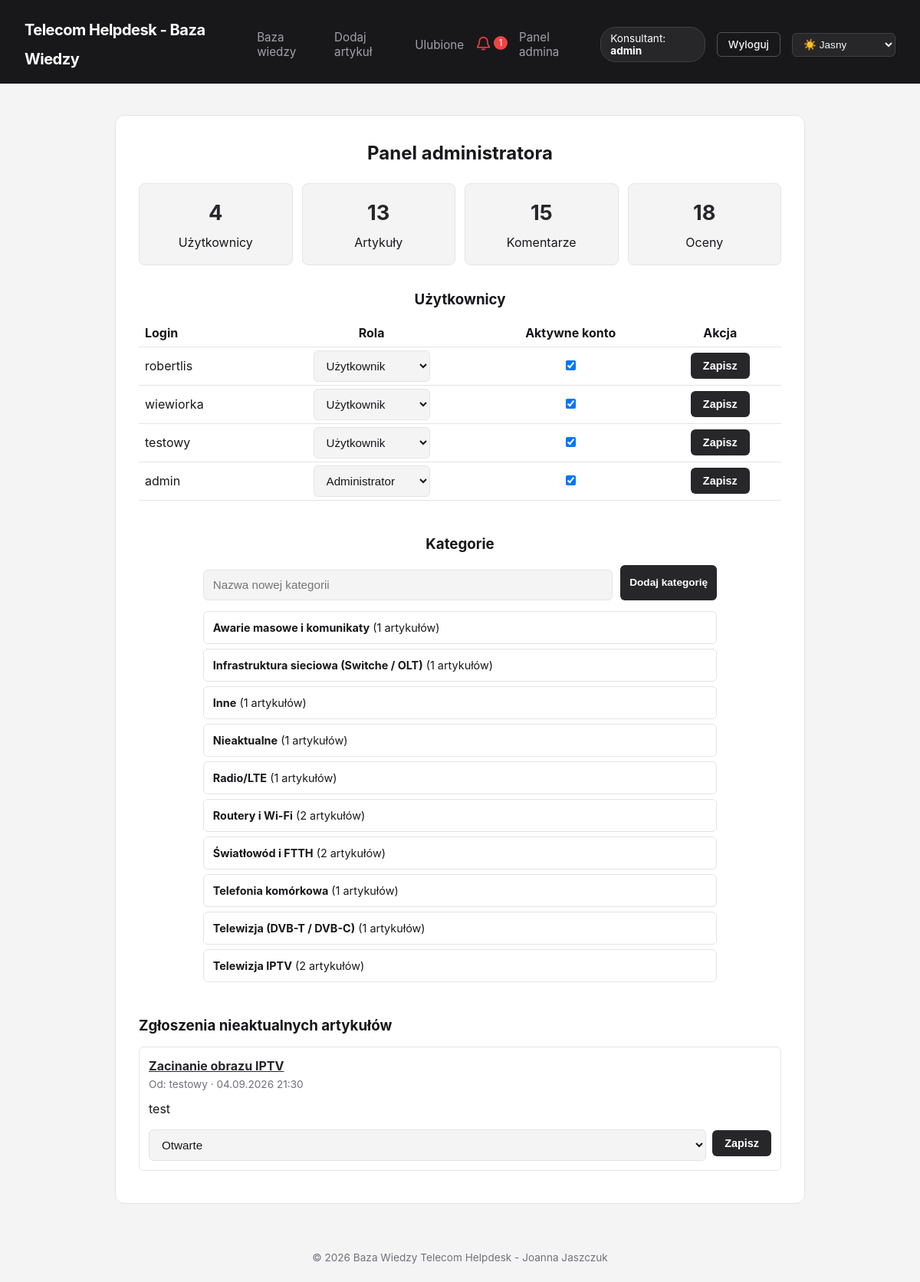
/admin.php (signed in), run on the app's committed database.
### tables this page shows
CREATE TABLE `users` (
  `id` int(11) NOT NULL,
  `username` varchar(50) NOT NULL,
  `password` varchar(255) NOT NULL,
  `role` varchar(20) NOT NULL DEFAULT 'user',
  `is_active` tinyint(1) NOT NULL DEFAULT 1,
  `created_at` timestamp NOT NULL DEFAULT current_timestamp()
);

CREATE TABLE `categories` (
  `id` int(11) NOT NULL,
  `name` varchar(100) NOT NULL
);

CREATE TABLE `article_reports` (
  `id` int(11) NOT NULL,
  `article_id` int(11) NOT NULL,
  `reporter_id` int(11) NOT NULL,
  `reason` text NOT NULL,
  `status` enum('open','resolved','rejected') NOT NULL DEFAULT 'open',
  `resolved_by` int(11) DEFAULT NULL,
  `created_at` timestamp NOT NULL DEFAULT current_timestamp()
);

CREATE TABLE `articles` (
  `id` int(11) NOT NULL,
  `title` varchar(255) NOT NULL,
  `content` text NOT NULL,
  `image` varchar(255) DEFAULT NULL,
  `category_id` int(11) NOT NULL,
  `user_id` int(11) NOT NULL,
  `is_pinned` tinyint(1) NOT NULL DEFAULT 0,
  `is_archived` tinyint(1) NOT NULL DEFAULT 0,
  `created_at` timestamp NOT NULL DEFAULT current_timestamp()
);

### admin.php (the view, shortened to what this page needs)
<?php
require_once 'includes/db.php';
$stats = [
    'users' => (int)$pdo->query('SELECT COUNT(*) FROM users')->fetchColumn(),
    'articles' => (int)$pdo->query('SELECT COUNT(*) FROM articles')->fetchColumn(),
    'comments' => (int)$pdo->query('SELECT COUNT(*) FROM comments')->fetchColumn(),
    'ratings' => (int)$pdo->query('SELECT COUNT(*) FROM ratings')->fetchColumn(),
];
$users = $pdo->query('SELECT id, username, role, is_active, created_at FROM users ORDER BY created_at DESC')->fetchAll();
$categories = $pdo->query(
    'SELECT c.id, c.name, COUNT(a.id) AS article_count
     FROM categories c
     LEFT JOIN articles a ON a.category_id = c.id
     GROUP BY c.id
     ORDER BY c.name ASC'
)->fetchAll();
$reports = $pdo->query(
    'SELECT ar.id, ar.reason, ar.status, ar.created_at, a.id AS article_id, a.title,
            u.username AS reporter
     FROM article_reports ar
     JOIN articles a ON a.id = ar.article_id
     JOIN users u ON u.id = ar.reporter_id
     WHERE ar.status = "open"
     ORDER BY ar.created_at DESC'
)->fetchAll();
require_once 'includes/header.php';
?>
<h2 class="page-heading">Panel administratora</h2>
<section class="admin-stats">
    <?php foreach (['users' => 'Użytkownicy', 'articles' => 'Artykuły', 'comments' => 'Komentarze', 'ratings' => 'Oceny'] as $key => $label): ?>
        <div class="admin-stat">
            <strong><?= $stats[$key] ?></strong>
            <span><?= $label ?></span>
        </div>
    <?php endforeach; ?>
</section>
<section class="admin-section admin-users-section">
    <h3>Użytkownicy</h3>
    <div class="admin-table-wrapper">
        <table class="admin-table">
            <thead><tr><th>Login</th><th>Rola</th><th>Aktywne konto</th><th>Akcja</th></tr></thead>
            <tbody>
            <?php foreach ($users as $user): ?>
                <tr>
                    <td><?= htmlspecialchars($user['username']) ?></td>
                    <td>
                        <select name="role" form="user-form-<?= $user['id'] ?>">
                                <option value="user" <?= $user['role'] === 'user' ? 'selected' : '' ?>>Użytkownik</option>
                                <option value="admin" <?= $user['role'] === 'admin' ? 'selected' : '' ?>>Administrator</option>
                        </select>
                    </td>
                    <td><input type="checkbox" name="is_active" value="1" form="user-form-<?= $user['id'] ?>" <?= $user['is_active'] ? 'checked' : '' ?>></td>
                    <td>
                        <form id="user-form-<?= $user['id'] ?>" method="POST" action="admin.php">
                            <button type="submit">Zapisz</button>
                        </form>
                    </td>
                </tr>
            <?php endforeach; ?>
            </tbody>
        </table>
    </div>
</section>
<section class="admin-section admin-categories-section">
    <h3>Kategorie</h3>
    <form method="POST" action="admin.php" class="admin-category-form">
        <input type="text" name="name" placeholder="Nazwa nowej kategorii" required>
        <button type="submit">Dodaj kategorię</button>
    </form>
    <ul class="admin-list category-list">
        <?php foreach ($categories as $category): ?>
            <li>
                <span><strong><?= htmlspecialchars($category['name']) ?></strong> (<?= (int)$category['article_count'] ?> artykułów)</span>
            </li>
        <?php endforeach; ?>
    </ul>
</section>
<section class="admin-section">
    <h3>Zgłoszenia nieaktualnych artykułów</h3>
    <div class="admin-reports">
        <?php if (empty($reports)): ?>
            <p>Brak otwartych zgłoszeń.</p>
        <?php else: ?>
            <?php foreach ($reports as $report): ?>
                <div class="admin-report">
                    <strong><a href="article.php?id=<?= $report['article_id'] ?>"><?= htmlspecialchars($report['title']) ?></a></strong>
                    <span>Od: <?= htmlspecialchars($report['reporter']) ?> · <?= date('d.m.Y H:i', strtotime($report['created_at'])) ?></span>
                    <p><?= nl2br(htmlspecialchars($report['reason'])) ?></p>
                    <form method="POST" action="admin.php">
                        <select name="status">
                            <?php foreach (['open' => 'Otwarte', 'resolved' => 'Rozpatrzone', 'rejected' => 'Odrzucone'] as $value => $label): ?>
                                <option value="<?= $value ?>" <?= $report['status'] === $value ? 'selected' : '' ?>><?= $label ?></option>
                            <?php endforeach; ?>
                        </select>
                        <button type="submit">Zapisz</button>
                    </form>
                </div>
            <?php endforeach; ?>
        <?php endif; ?>
    </div>
</section>
<?php require_once 'includes/footer.php'; ?>

### assets/css/style.css (style rules this page uses)
:root, [data-theme="light"] { --bg-main: #f4f4f5; --bg-card: #ffffff; --bg-header: #18181b; --text-main: #18181b; --text-muted: #71717a; --border-color: #e4e4e7; --accent: #27272a; --accent-hover: #3f3f46; --accent-text: #ffffff; }
* { box-sizing: border-box; margin: 0; padding: 0; }
body, .container, .main-header, .article-card, button, input, select, textarea { transition: background-color 0.25s ease, color 0.25s ease, border-color 0.25s ease; }
body { font-family: -apple-system, BlinkMacSystemFont, "Segoe UI", Roboto, sans-serif; background-color: var(--bg-main); color: var(--text-main); line-height: 1.6; min-height: 100vh; display: flex; flex-direction: column; }
input[type="text"], input[type="email"], input[type="password"], select, textarea { width: 100%; padding: 10px 12px; margin-top: 6px; border: 1px solid var(--border-color); border-radius: 6px; background-color: var(--bg-main); color: var(--text-main); font-size: 0.95rem; }
button { background-color: var(--accent); color: var(--accent-text); padding: 9px 16px; border: none; border-radius: 6px; font-weight: 600; font-size: 0.9rem; cursor: pointer; text-decoration: none; display: inline-block; }
a { color: var(--accent); }
.auth-heading, .auth-switch, .page-heading { text-align: center; }
.page-heading { margin-bottom: 20px; }
.admin-report { margin-bottom: 12px; padding: 12px; border: 1px solid var(--border-color); border-radius: 6px; background: var(--bg-card); }
.admin-report > span { display: block; color: var(--text-muted); font-size: 0.85rem; }
.admin-report p { margin: 8px 0; }
.admin-report form { display: flex; align-items: center; gap: 8px; }
.admin-stats { display: grid; grid-template-columns: repeat(4, 1fr); gap: 12px; margin-bottom: 30px; }
.admin-stat { display: flex; flex-direction: column; align-items: center; gap: 4px; padding: 16px; background: var(--bg-main); border: 1px solid var(--border-color); border-radius: 8px; }
.admin-stat strong { font-size: 1.7rem; color: var(--accent); }
.admin-section { margin-top: 28px; }
.admin-section + .admin-section { margin-top: 42px; }
.admin-categories-section { width: 80%; margin-left: auto; margin-right: auto; }
.admin-categories-section h3 { text-align: center; }
.admin-users-section h3 { text-align: center; }
.admin-users-section .admin-table th, .admin-users-section .admin-table td { padding-top: 4px; padding-bottom: 4px; }
.admin-section h3 { margin-bottom: 12px; }
.admin-table-wrapper { overflow-x: auto; }
.admin-table { width: 100%; border-collapse: collapse; }
.admin-table th, .admin-table td { padding: 6px 8px; text-align: left; border-bottom: 1px solid var(--border-color); }
.admin-table th:last-child, .admin-table th:last-child { text-align: center; }
.admin-table td:last-child { text-align: center; }
.admin-table th:nth-child(3), .admin-table td:nth-child(3) { text-align: center; }
.admin-table th:nth-child(2), .admin-table td:nth-child(2) { text-align: center; }
.admin-table td:last-child form { display: flex; justify-content: center; }
.admin-table select { width: auto; margin-top: 0; padding-right: 28px; }
.admin-category-form { display: flex; gap: 10px; flex-wrap: wrap; margin-bottom: 14px; }
.admin-category-form input { flex: 1; min-width: 180px; }
.admin-category-form button { height: 46px; padding: 10px 12px; font-size: 0.85rem; white-space: nowrap; margin-left: auto; }
.admin-list { list-style: none; display: flex; flex-direction: column; gap: 10px; padding: 0; }
.admin-list li, .admin-comment { display: flex; justify-content: space-between; align-items: center; gap: 12px; padding: 9px 12px; background: var(--bg-card); border: 1px solid var(--border-color); border-radius: 6px; }
.category-list { gap: 6px; }
.category-list li { font-size: 0.9rem; }

### data on the page
users: username "robertlis", role "Użytkownik", is_active "☑"
users: username "wiewiorka", role "Użytkownik", is_active "☑"
users: username "testowy", role "Użytkownik", is_active "☑"
users: username "admin", role "Administrator", is_active "☑"
categories: name "Awarie masowe i komunikaty", article_count "1"
categories: name "Infrastruktura sieciowa (Switche / OLT)", article_count "1"
categories: name "Inne", article_count "1"
categories: name "Nieaktualne", article_count "1"
categories: name "Radio/LTE", article_count "1"
categories: name "Routery i Wi-Fi", article_count "2"
categories: name "Światłowód i FTTH", article_count "2"
categories: name "Telefonia komórkowa", article_count "1"
categories: name "Telewizja (DVB-T / DVB-C)", article_count "1"
categories: name "Telewizja IPTV", article_count "2"
article_reports: article.title "Zacinanie obrazu IPTV", reporter.username "testowy", created_at "04.09.2026 21:30", reason "test", status "Otwarte"

### other printed values
$unreadNotifications "1"
$_SESSION['username'] "admin"
$stats[$key] "4"
$label "Użytkownicy"
$stats[$key] "13"
$label "Artykuły"
$stats[$key] "15"
$label "Komentarze"
$stats[$key] "18"
$label "Oceny"
